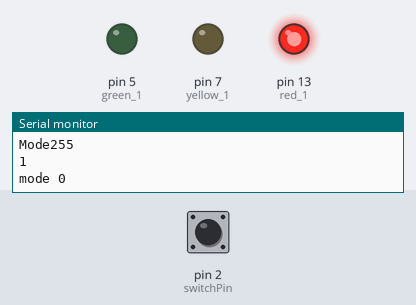
Bench run of a sketch on a simulated Arduino Uno, built with avr-gcc and run on an emulated ATmega328P. Shown: output pins drawn as LEDs (lit = HIGH), the last lines printed to the serial monitor. Dashed ring = blinking. The inputs (shaded band) are chosen by the test bench; at power-on: pin 2 (switchPin) LOW. Random numbers use the default seed unless the sketch sets one; EEPROM starts erased.

Above: at 7.2 s.
7.3 s: pin 2 (switchPin) pulled HIGH for 3.2 s
At 11.4 s:
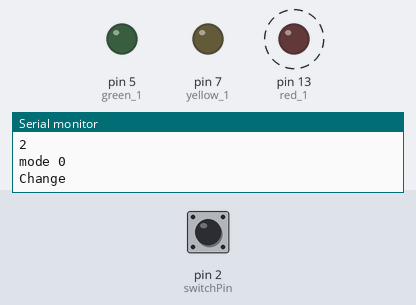
At 12.8 s:
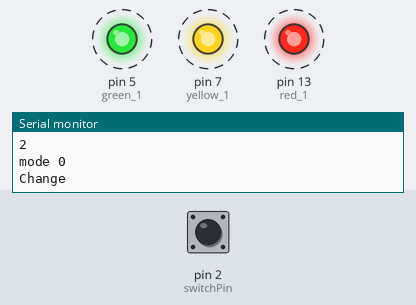
Timing chart, 0 to 16.5 s (numbered marks = the images above; inputs shaded):
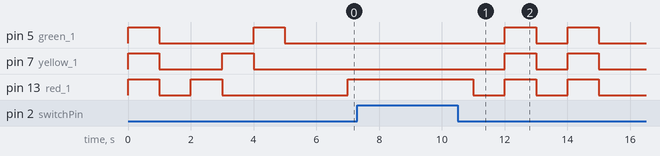

The sketch:

stop_light.ino
```cpp
#include <EEPROM.h>

// traffic light controller
// outputs for traffic lights of lane 1
#define red_1	     13
#define yellow_1     7
#define green_1	     5
#define switchPin    2

// lamp timing
#define GreenTime   20
#define YellowTime  3
#define RedTime     20

// lamp states
#define INACTIVE_STATE      0
#define RED_STATE           1
#define GREEN_STATE         2
#define YELLOW_STATE        3
#define ALL_ON_STATE        4
#define RED_GREEN_STATE     5
#define RED_YELLOW_STATE    6
#define GREEN_YELLOW_STATE  7

// controller modes
#define STOPLIGHT_MODE      0
#define BLINKRED_MODE       1
#define BLINKYELLOW_MODE    2
#define RANDOM_MODE         3

#define OFF  LOW
#define ON   HIGH

// intialize controller mode
int modes = 0;
int powerDownMode = 0;
// initialize lamp state
int state = 1;
// intialize timing parameters
int nexttime = 1;
int blinkTime = 1; // blink time for blinking modes
int RandomLightTiming = 1;
int delayCounter = 1;

int blinkYellow = ON;
int blinkRed = ON;
int RandomState = 1;

int buttonState;             // the current reading from the input pin
int lastButtonState = LOW;   // the previous reading from the input pin

// the following variables are long's because the time, measured in miliseconds,
// will quickly become a bigger number than can be stored in an int.
long lastDebounceTime = 0;  // the last time the output pin was toggled
long debounceDelay = 50;    // the debounce time; increase if the output flickers

void setup()
{
    //Setup serial communication
    Serial.begin(115200);

    //Initialize pin modes
    pinMode(red_1,OUTPUT);
    pinMode(yellow_1,OUTPUT);
    pinMode(green_1,OUTPUT);
    pinMode(switchPin, INPUT);

    powerDownMode = EEPROM.read(1);
    Serial.print("Mode");
    Serial.println(powerDownMode);
    if (powerDownMode == 255) {
        modes = 0;
    } else {
        modes = powerDownMode;
    }

    //Call initialization mode
    InitializeMode();

    //Seed the random number generator
    randomSeed(analogRead(0));

}

void loop()
{
    //Default delay is 1 second - nexttime and delayCounter use this delay to time the lights
    delay(1000);

    //Report current state and mode every second
    Serial.println(state);
    Serial.print("mode ");
    Serial.println(modes);

    // read the state of the switch into a local variable:
    int reading = digitalRead(switchPin);

    // check to see if you just pressed the button
    // (i.e. the input went from LOW to HIGH),  and you've waited
    // long enough since the last press to ignore any noise:

    // If the switch changed, due to noise or pressing:
    if (reading != lastButtonState) {
        // reset the debouncing timer
        lastDebounceTime = millis();
    }

    if ((millis() - lastDebounceTime) > debounceDelay) {
        // whatever the reading is at, it's been there for longer
        // than the debounce delay, so take it as the actual current state:
        buttonState = reading;
    }

    // save the reading.  Next time through the loop,
    // it'll be the lastButtonState:
    lastButtonState = reading;

    // Check to see if the button has made a transition
    if (buttonState == 1 and lastButtonState == 0) {
        SwitchMode();
    }

    //Determines what mode the controller is in
    if (delayCounter >= nexttime) {
      delayCounter = 0;
      switch(modes) {
         case STOPLIGHT_MODE: // regular stop light mode
             StopLightMode();
             break;
         case BLINKRED_MODE: // blink red mode
    	     BlinkRedMode();
    	     break;
         case BLINKYELLOW_MODE: // blink yellow mode
    	     BlinkYellowMode();
    	     break;
         case RANDOM_MODE: // randomly turn on/off lights
    	     RandomMode();
    	     break;
       }
  } else {
    // Count up the delayCounter if the light hasn't been on for nexttime seconds
    delayCounter = delayCounter + 1;
  }

}

// regular stop light mode
void StopLightMode()
{
    switch (state) {
        case INACTIVE_STATE : // inactive state, all off
            SetLights(OFF,OFF,OFF);
            nexttime = 3;
            state = RED_STATE;
            break;
        case RED_STATE : // red
            SetLights(ON,OFF,OFF);

            // goon after yellow to green time
            nexttime = RedTime;
            state = GREEN_STATE;
            break;
        case GREEN_STATE : // green
            // switch walker lights to green
            SetLights(OFF,OFF,ON);

            nexttime = GreenTime;
            state = YELLOW_STATE;
            break;
        case YELLOW_STATE : // yellow
            SetLights(OFF,ON,OFF);

            nexttime = YellowTime;
            state = RED_STATE;
            break;
        case ALL_ON_STATE: // initialize all on
            SetLights(ON,ON,ON);
            nexttime = 2;
            state = INACTIVE_STATE;
            break;
  }
}

//Blink red mode
void BlinkRedMode()
{
    if(blinkRed == ON) {
        SetLights(ON,OFF,OFF);
  	    blinkRed = OFF;
	} else {
        SetLights(OFF,OFF,OFF);
        blinkRed = ON;
	}
	nexttime = blinkTime;
}

//Blink yellow mode
void BlinkYellowMode()
{
    if(blinkYellow == ON) {
        SetLights(OFF,ON,OFF);
        blinkYellow = OFF;
    } else {
        SetLights(OFF,OFF,OFF);
        blinkYellow = ON;
    }
    nexttime = blinkTime;
}

//Randomly turns on and off lights in pseudo random sequence
void RandomMode ()
{
    //Random light timing
    RandomLightTiming = random(1,4);
    //Randomize the next state
    RandomState = random(1,8);

    switch (state) {
        case INACTIVE_STATE : // inactive state, all off
            SetLights(OFF,OFF,OFF);
            nexttime = RandomLightTiming;
            state = RandomState;
            break;
        case RED_STATE : // red
            SetLights(ON,OFF,OFF);

            nexttime = RandomLightTiming;
            state = RandomState;
            break;
        case GREEN_STATE : // green
            // switch walker lights to green
            SetLights(OFF,OFF,ON);

            nexttime = RandomLightTiming;
            state = RandomState;
            break;
        case YELLOW_STATE : // yellow
            SetLights(OFF,ON,OFF);

            nexttime = RandomLightTiming;
            state = RandomState;
            break;
        case ALL_ON_STATE: // initialize all on
            SetLights(ON,ON,ON);

            nexttime = RandomLightTiming;
            state = RandomState;
            break;
        case RED_GREEN_STATE: // initialize all on
            SetLights(ON,OFF,ON);
            nexttime = RandomLightTiming;
            state = RandomState;
            break;
        case RED_YELLOW_STATE: // initialize all on
            SetLights(ON,ON,OFF);
            nexttime = RandomLightTiming;
            state = RandomState;
            break;
        case GREEN_YELLOW_STATE: // initialize all on
            SetLights(OFF,ON,ON);
            nexttime = RandomLightTiming;
            state = RandomState;
            break;
          }
}

//Initialization sequence
void InitializeMode()
{
    SetLights(ON,ON,ON);
    delay(1000);
    SetLights(OFF,OFF,OFF);
    delay(1000);
    SetLights(ON,OFF,OFF);
    delay(1000);
    SetLights(OFF,ON,OFF);
    delay(1000);
    SetLights(OFF,OFF,ON);
    delay(1000);
    SetLights(OFF,OFF,OFF);
    delay(1000);
}

//Function to output the light commands
void SetLights( int sR, int sY, int sG)
{
    digitalWrite(red_1,sR);
    digitalWrite(yellow_1,sY);
    digitalWrite(green_1,sG);
}

void SwitchMode()
{
    Serial.println("Change");
    if (modes >= 3) {
        modes = 0;
    } else {
        modes = modes + 1;
    }

    EEPROM.write(1,modes);
    //Reinitialize state to 1 after each mode switch
    state = 1;

    //Confirmation that the mode has been switched
    SetLights(OFF,OFF,OFF);
    delay(1000);
    SetLights(ON,ON,ON);
    delay(1000);
    SetLights(OFF,OFF,OFF);
    delay(1000);
    SetLights(ON,ON,ON);
    delay(1000);
    SetLights(OFF,OFF,OFF);
    delay(1000);
}
```

Measured:
- after the input at 7.3 s, pin 5 (green_1), pin 7 (yellow_1): alternates HIGH for 1.0 s and LOW for 1.0 s, 4 changes in all, then stays LOW, starting after 4.7 s; pin 13 (red_1): alternates HIGH for 1.0 s and LOW for 1.0 s, 5 changes in all, then stays LOW, starting after 3.7 s
